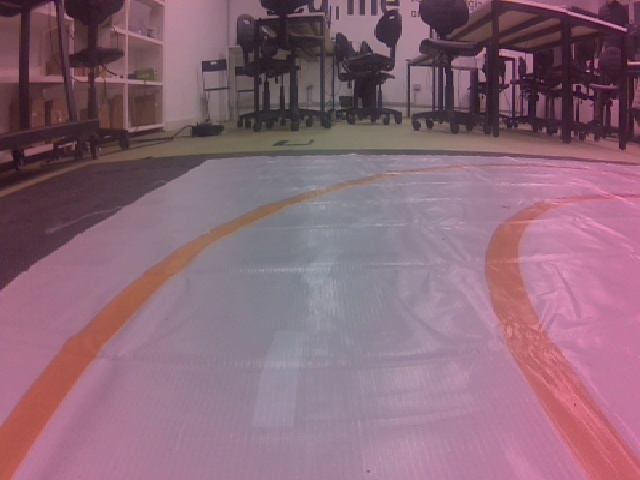
#> input picture dataset/session_20250227_201304/images/frame_20250227_201338_092014.jpg, 640 x 480 px
$ python -i app_training_torch.py   (imports and definitions only)
#> lines starting #> are read from the running program, lines starting #| are printed output that depends on the picture

import os
import numpy as np
import matplotlib.pyplot as plt
import matplotlib.image as mpimg
import pandas as pd
import cv2
import glob
import random
import torch
import torch.nn as nn
import torch.optim as optim
import torch.nn.functional as F
from torch.utils.data import Dataset, DataLoader
from sklearn.model_selection import train_test_split
import time
from tqdm import tqdm
import shutil

# Verificar se GPU está disponível
# [1 line that did not run here, left out]
# [1 line not run here, left out]

# Configurações
DATASET_DIR = 'dataset'  # Diretório principal com sessões de dados
BATCH_SIZE = 64
EPOCHS = 10
LEARNING_RATE = 1e-3
IMAGE_HEIGHT = 66
IMAGE_WIDTH = 200
IMAGE_CHANNELS = 3

# =========================================================================
# Funções de carregamento e processamento de dados
# =========================================================================

# [202 lines left out: functions load_sessions_data, balance_data, zoom_image, pan_image, adjust_brightness, flip_image and 1 more, not called in this run]

# =========================================================================
# Pré-processamento de imagens
# =========================================================================

def img_preprocess(img):
    """Pré-processa a imagem para o formato esperado pelo modelo."""
    try:
        # Verifica se a imagem está no formato correto
        if img is None or img.size == 0:
            return np.zeros((IMAGE_HEIGHT, IMAGE_WIDTH, IMAGE_CHANNELS))

        # Corta a imagem para remover partes irrelevantes
        img = img[60:135, :, :]
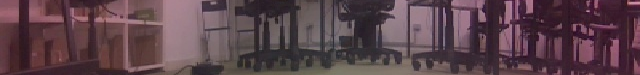
#> img: shape (75, 640, 3); mean of channels 0, 1, 2 91.4, 67.5, 75.3; drawn as R, G, B

        # Converte para o espaço de cores YUV (usado pela NVIDIA)
        img = cv2.cvtColor(img, cv2.COLOR_RGB2YUV)
#> img: shape (75, 640, 3); mean of channels 0, 1, 2 75.5, 127.9, 141.9

        # Aplica blur Gaussiano
        img = cv2.GaussianBlur(img, (3, 3), 0)
#> img: shape (75, 640, 3); mean of channels 0, 1, 2 75.5, 127.9, 142

        # Redimensiona para o tamanho esperado pelo modelo
        img = cv2.resize(img, (IMAGE_WIDTH, IMAGE_HEIGHT))
#> img: shape (66, 200, 3); mean of channels 0, 1, 2 75.5, 127.9, 141.9

        # Normaliza os valores de pixel
        img = img / 255.0
#> img: shape (66, 200, 3) float64; mean of channels 0, 1, 2 0.296, 0.501, 0.556

        return img
    except Exception as e:
        print(f"Erro no pré-processamento da imagem: {str(e)}")
        return np.zeros((IMAGE_HEIGHT, IMAGE_WIDTH, IMAGE_CHANNELS))

# =========================================================================
# Dataset e DataLoader do PyTorch
# =========================================================================

class DrivingDataset(Dataset):
    """Dataset personalizado para os dados de direção autônoma."""

    # [12 lines left out: function __init__, not called in this run]

    def __len__(self):
        """Retorna o tamanho do dataset."""
        return len(self.image_paths)

    # [35 lines left out: function __getitem__, not called in this run]

# =========================================================================
# Modelo NVIDIA para direção autônoma (implementação PyTorch)
# =========================================================================

class NvidiaModel(nn.Module):
    """Implementação do modelo NVIDIA para direção autônoma usando PyTorch."""

    # [259 lines left out: functions __init__, forward, train_model, plot_training_history, main, not called in this run]

# Executa a função principal quando o script é executado diretamente
# [2 lines not run here, left out]

>>> import cv2
>>> picture = cv2.cvtColor(cv2.imread('dataset/session_20250227_201304/images/frame_20250227_201338_092014.jpg'), cv2.COLOR_BGR2RGB)
>>> result = img_preprocess(picture)

$ run again, on dataset/session_20250227_202509/images/frame_20250227_202542_448755.jpg
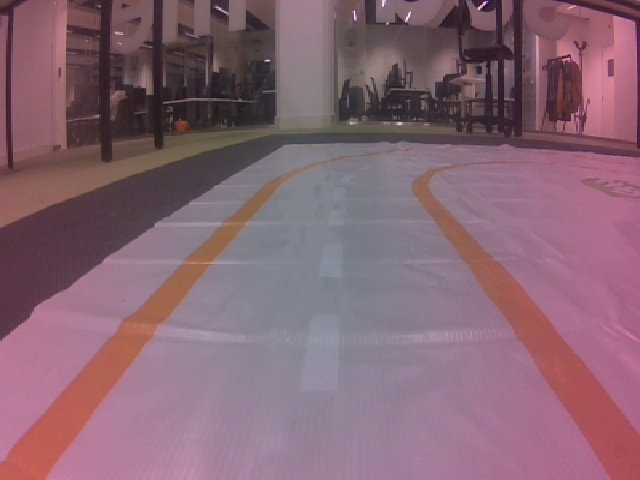
#> input picture dataset/session_20250227_202509/images/frame_20250227_202542_448755.jpg, 640 x 480 px
#> in img_preprocess, `img = img[60:135, :, :]`:
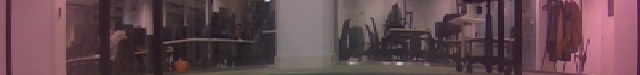
#> img: shape (75, 640, 3); mean of channels 0, 1, 2 99, 73.1, 79.8; drawn as R, G, B

$ run again, on dataset/session_20250227_202509/images/frame_20250227_202543_181066.jpg
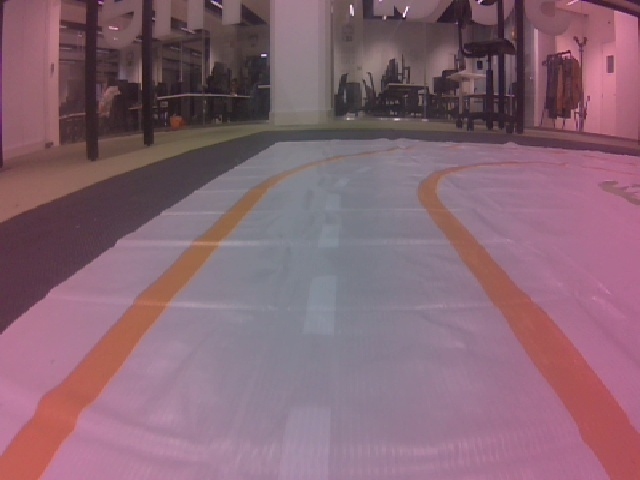
#> input picture dataset/session_20250227_202509/images/frame_20250227_202543_181066.jpg, 640 x 480 px
#> in img_preprocess, `img = img[60:135, :, :]`:
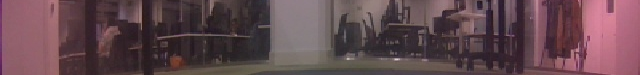
#> img: shape (75, 640, 3); mean of channels 0, 1, 2 98.6, 72.7, 78.9; drawn as R, G, B
